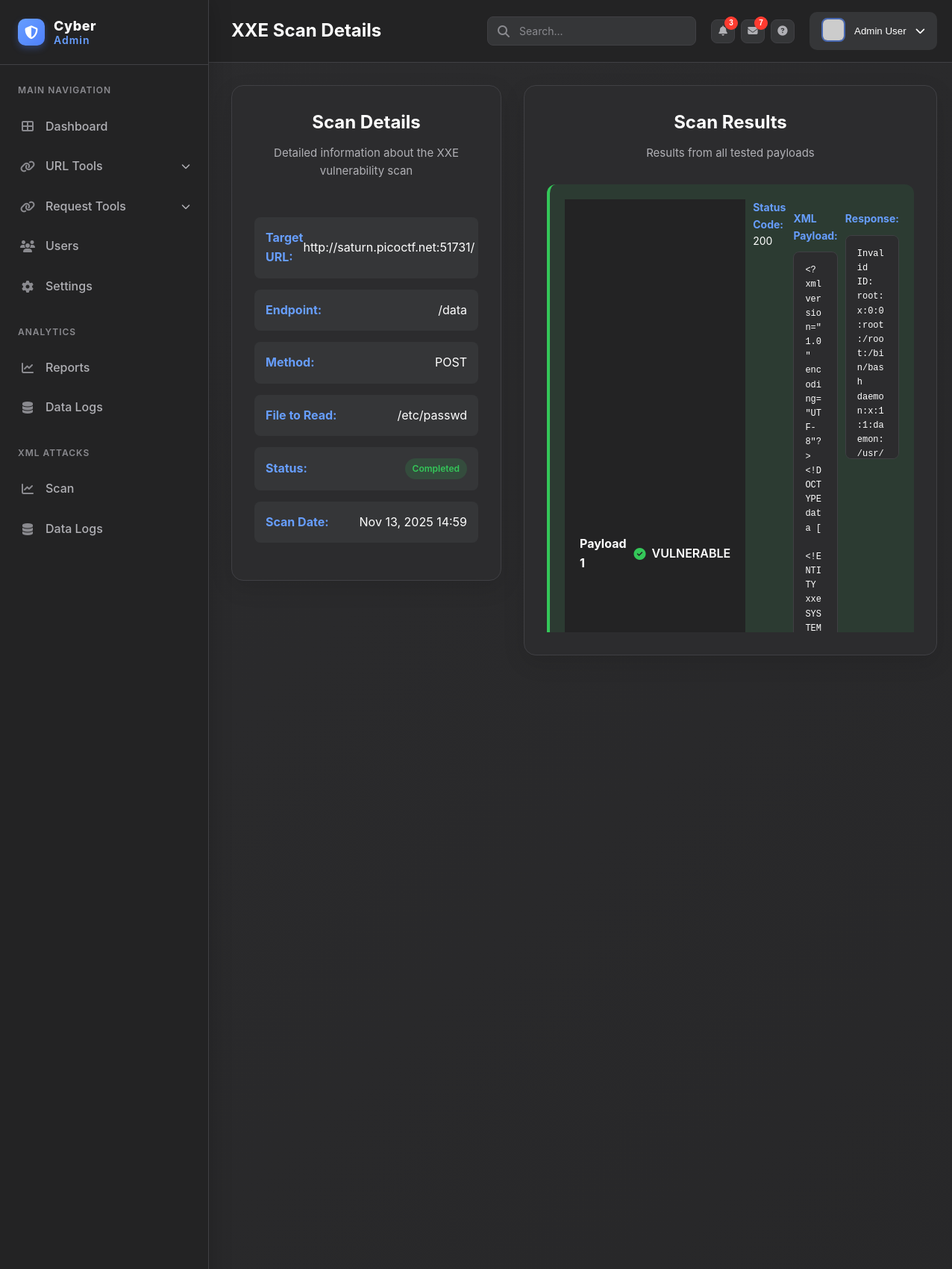
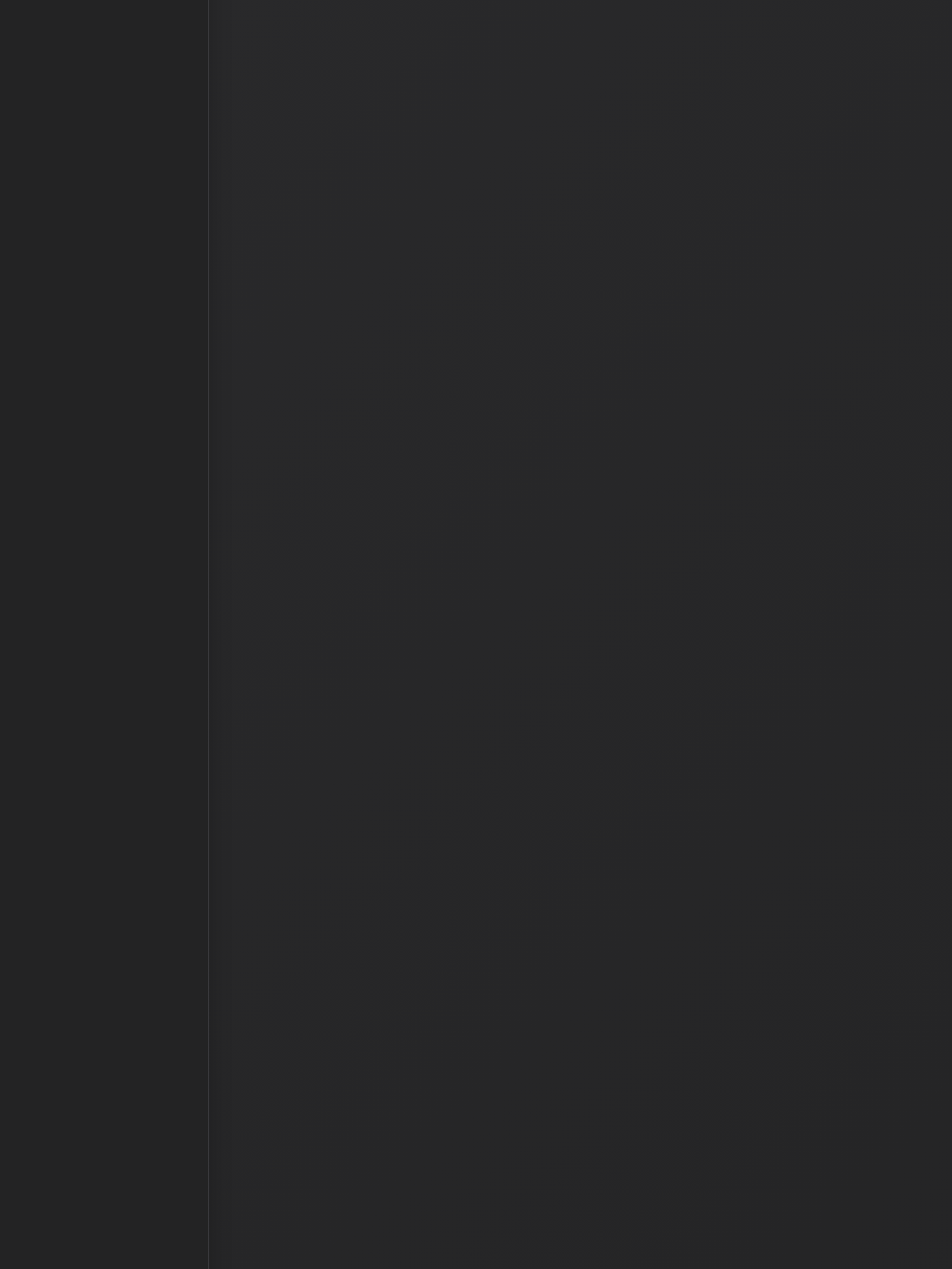
Screenshot of /Tools/scan/2/ (upper part) with the database file from the repository (2 pictures, top to bottom).
### Tools/XXS/models.py (models this page shows, shortened)
class XXEScan(models.Model):
    HEADER_CHOICES = [
        ('default', 'Default Headers'),
        ('custom', 'Custom Headers')
    ]
    target_url = models.URLField()
    endpoint = models.CharField(max_length=200, default='/data')
    method = models.CharField(max_length=10, default='POST')
    file_to_read = models.CharField(max_length=500, default='/etc/passwd')
    timeout = models.IntegerField(default=10)
    header_choice = models.CharField(max_length=10, choices=HEADER_CHOICES, default='default')
    custom_headers = models.TextField(blank=True, null=True)
    status = models.CharField(max_length=20, default='pending')
    created_at = models.DateTimeField(auto_now_add=True)

class ScanResult(models.Model):
    scan = models.ForeignKey(XXEScan, on_delete=models.CASCADE, related_name='results')
    payload_used = models.TextField()
    status_code = models.IntegerField()
    response_body = models.TextField()
    success = models.BooleanField(default=False)
    error_message = models.TextField(blank=True, null=True)
    created_at = models.DateTimeField(auto_now_add=True)

### Tools/XXS/views.py (the view)
# urls.py: path('scan/<int:scan_id>/', views.ScanDetailView.as_view(), name='scan_detail'),
class ScanDetailView(View):
    def get(self, request, scan_id):
        scan = XXEScan.objects.get(id=scan_id)
        results = ScanResult.objects.filter(scan=scan)
        return render(request, 'xxe_scanner/detail.html', {
            'scan': scan,
            'results': results
        })

### Tools/templates/xxe_scanner/detail.html (shortened to what this page needs)
{% extends "Home/base.html" %}
{% block page_title %}XXE Scan Details{% endblock %}
{% block body %}
<div class="dashboard-content">
    <div class="form-container">
        <div class="form-card">
            <div class="form-header">
                <h2>Scan Details</h2>
                <p>Detailed information about the XXE vulnerability scan</p>
            </div>
            <div class="scan-info">
                <div class="info-grid">
                    <div class="info-item">
                        <strong>Target URL:</strong>
                        <span>{{ scan.target_url }}</span>
                    </div>
                    <div class="info-item">
                        <strong>Endpoint:</strong>
                        <span>{{ scan.endpoint }}</span>
                    </div>
                    <div class="info-item">
                        <strong>Method:</strong>
                        <span>{{ scan.method }}</span>
                    </div>
                    <div class="info-item">
                        <strong>File to Read:</strong>
                        <span>{{ scan.file_to_read }}</span>
                    </div>
                    <div class="info-item">
                        <strong>Status:</strong>
                        <span class="status-badge {% if scan.status == 'completed' %}success{% else %}error{% endif %}">
                            {{ scan.status|title }}
                        </span>
                    </div>
                    <div class="info-item">
                        <strong>Scan Date:</strong>
                        <span>{{ scan.created_at|date:"M d, Y H:i" }}</span>
                    </div>
                </div>
            </div>
        </div>
        <div class="form-card">
            <div class="form-header">
                <h2>Scan Results</h2>
                <p>Results from all tested payloads</p>
            </div>
            <div class="results-list">
                {% for result in results %}
                <div class="result-item {% if result.success %}success{% else %}error{% endif %}">
                    <div class="result-header">
                        <h4>Payload {{ forloop.counter }}</h4>
                        <span class="result-status">
                            {% if result.success %}
                            <i class="fas fa-check-circle success"></i> VULNERABLE
                            {% else %}
                            <i class="fas fa-times-circle error"></i> NOT VULNERABLE
                            {% endif %}
                        </span>
                    </div>
                    <div class="result-details">
                        <div class="detail-row">
                            <strong>Status Code:</strong> {{ result.status_code }}
                        </div>
                    </div>
                    <div class="payload-section">
                        <h5>XML Payload:</h5>
                        <pre class="payload-code">{{ result.payload_used }}</pre>
                    </div>
                    {% if result.success %}
                    <div class="response-section">
                        <h5>Response:</h5>
                        <pre class="response-code">{{ result.response_body }}</pre>
                    </div>
                    {% endif %}
                </div>
                {% endfor %}
            </div>
        </div>
    </div>
</div>
{% endblock %}

### Home/static/css/style.css (style rules this page uses)
:root { --bg-primary: #2c2c2e; --bg-secondary: #353638; --bg-tertiary: #232324; --accent-primary: #679efe; --accent-secondary: #4e80fe; --accent-tertiary: #4868b2; --text-primary: #ffffff; --text-secondary: #b0b0b5; --text-muted: #8a8a8f; --success: #34c759; --warning: #ffcc00; --danger: #ff3b30; --info: #5ac8fa; --border-color: #404044; --card-bg: #2c2c2e; --header-bg: #232324; --sidebar-bg: #232324; --sidebar-hover: #353638; --dropdown-bg: #2c2c2e; }
* { margin: 0; padding: 0; box-sizing: border-box; }
body { font-family: 'Inter', 'Segoe UI', system-ui, -apple-system, sans-serif; background: linear-gradient(135deg, var(--bg-primary) 0%, var(--bg-tertiary) 100%); color: var(--text-primary); line-height: 1.6; overflow-x: hidden; min-height: 100vh; }
.status-badge { padding: 6px 12px; border-radius: 20px; font-size: 12px; font-weight: 600; }
.result-header { display: flex; align-items: center; gap: 10px; margin-bottom: 15px; }
.result-header h4 { margin: 0; }
.result-item { display: flex; gap: 10px; }
.result-item strong { min-width: 120px; }
.form-container { display: grid; grid-template-columns: 1fr 1fr; gap: 30px; margin-bottom: 40px; max-width: 100%; overflow: visible; }
.form-card { background: var(--card-bg); border-radius: 16px; padding: 30px; box-shadow: 0 10px 30px rgba(0, 0, 0, 0.1); border: 1px solid var(--border-color); height: fit-content; max-width: 100%; overflow: visible; }
.form-header { text-align: center; margin-bottom: 30px; }
.form-header h2 { font-size: 24px; margin-bottom: 10px; color: var(--text-primary); }
.form-header p { color: var(--text-secondary); font-size: 15px; }
.result-header { display: flex; align-items: center; justify-content: space-between; padding: 16px 20px; background: var(--bg-tertiary); border-bottom: 1px solid var(--border-color); }
.dashboard-content { display: flex; flex-direction: column; gap: 30px; }
.status-badge { padding: 4px 10px; border-radius: 20px; font-size: 12px; font-weight: 600; }
.status-badge.success { background: rgba(52, 199, 89, 0.15); color: var(--success); }

### Tools/templates/xxe_scanner/detail.html (style rules this page uses)
.scan-info { padding: 20px 0; }
.info-grid { display: grid; grid-template-columns: repeat(auto-fit, minmax(300px, 1fr)); gap: 15px; }
.info-item { background: var(--bg-secondary); padding: 15px; border-radius: 8px; display: flex; justify-content: space-between; align-items: center; }
.info-item strong { color: var(--accent-primary); }
.results-list { max-height: 600px; overflow-y: auto; }
.result-item { background: var(--bg-secondary); border-radius: 12px; padding: 20px; margin-bottom: 20px; border-left: 4px solid; }
.result-item.success { border-left-color: var(--success); background: rgba(52, 199, 89, 0.1); }
.result-header { display: flex; justify-content: space-between; align-items: center; margin-bottom: 15px; }
.result-header h4 { margin: 0; color: var(--text-primary); }
.result-status { display: flex; align-items: center; gap: 8px; font-weight: 600; }
.result-status .success { color: var(--success); }
.detail-row { margin-bottom: 8px; font-size: 14px; }
.detail-row strong { color: var(--accent-primary); }
.payload-section, .response-section { margin-top: 15px; }
.payload-section h5, .response-section h5 { margin: 0 0 10px 0; color: var(--accent-primary); font-size: 14px; }
.payload-code, .response-code { background: var(--bg-primary); padding: 15px; border-radius: 8px; font-size: 12px; overflow-x: auto; border: 1px solid var(--border-color); white-space: pre-wrap; word-break: break-word; }
.response-code { max-height: 300px; overflow-y: auto; }

### rows the page displays
XXEScan: target_url "http://saturn.picoctf.net:51731/", endpoint "/data", method "POST", file_to_read "/etc/passwd", status "Completed", created_at "Nov 13, 2025 14:59"
ScanResult: success True (drawn), status_code "200", payload_used "<?xml version=\"1.0\" encoding=\"UTF-8\"?> <!DOCTYPE data [ <!ENTITY xxe SYSTEM…", response_body "Invalid ID: root:x:0:0:root:/root:/bin/bash…"
